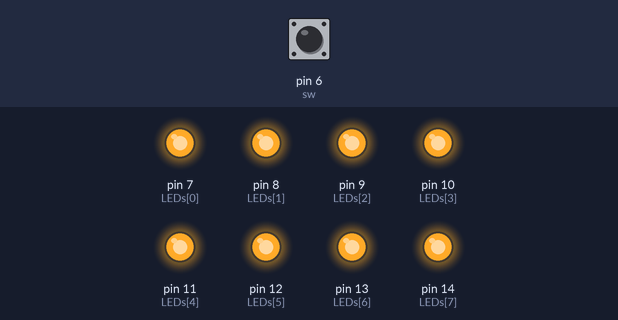
Simulated run of this sketch. Board: Arduino Uno, built with avr-gcc and run on an emulated ATmega328P. Parts: output pins drawn as LEDs (lit = HIGH). Inputs (shaded band) come from the test bench; at power-on: pin 6 (sw) HIGH.

Above: at 0.07 s.
At 2.47 s:
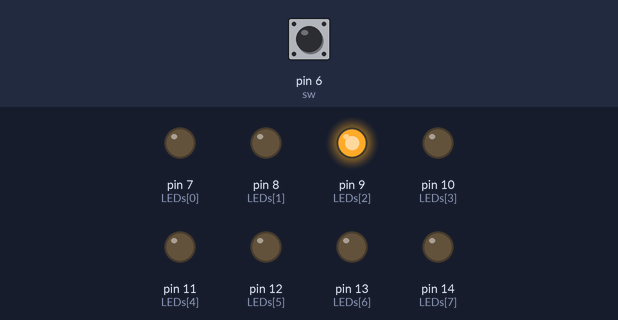
At 4.97 s:
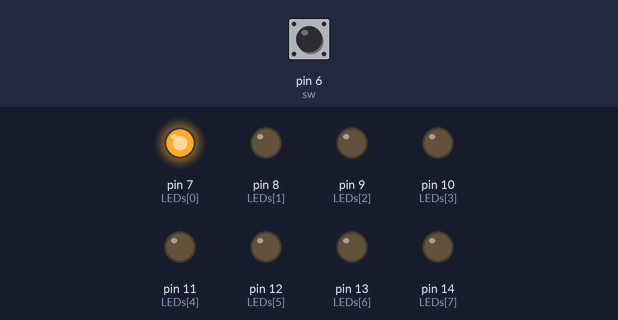
At 9.87 s:
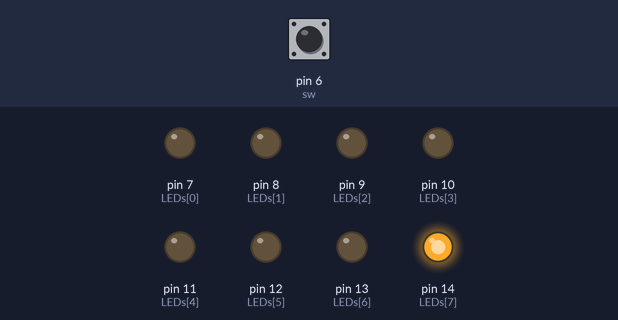
At 15.18 s:
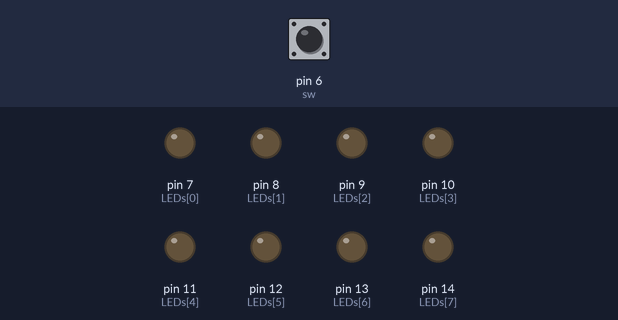
At 19.69 s:
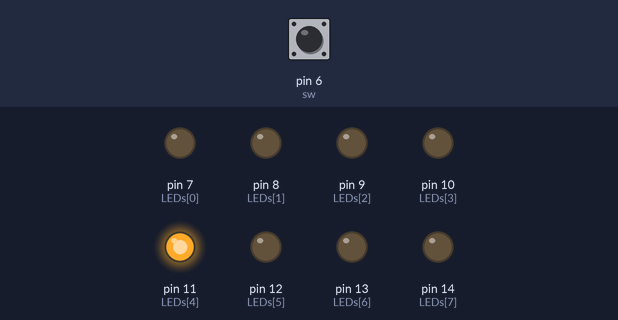
Timing chart, 0 to 20.0 s (numbered marks = the images above):
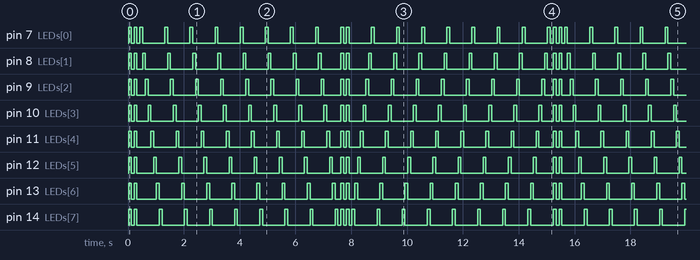

Measured:
- by itself, pin 10 (LEDs[3]), pin 11 (LEDs[4]): moves between LOW and HIGH, repeating every 7.6 s
- by itself, pin 7 (LEDs[0]), pin 8 (LEDs[1]), pin 9 (LEDs[2]), pin 12 (LEDs[5]), pin 13 (LEDs[6]), pin 14 (LEDs[7]): moves between LOW and HIGH, repeating every 15.2 s
- by itself, everything shown: repeats every 15.2 s, in 152 steps

The sketch:

05051115_lab02_2.ino
```cpp
/*Lab02
開關 OFF -> LED 向左及向右執行花色展示
開關 ON -> 執行自定花色展示*/

const int LEDs[]={7,8,9,10,11,12,13,14};
const byte sw =6;
int i,j=0;
int delaytime=100;
boolean buttonstate;

void setup(){
  for (i=0;i<8;i++) {
  pinMode(LEDs[i], OUTPUT);
  digitalWrite(LEDs[i], LOW);
  }
  pinMode(sw,INPUT);


}

void loop() {
  buttonstate=digitalRead(sw);

if(digitalRead(sw)==LOW){            //OFF
  delay(20);

    for(i=0;i<8;i++){             //左移
      digitalWrite(LEDs[i],HIGH);
      delay(delaytime);
      digitalWrite(LEDs[i],LOW);
    }

    for(i=0;i<8;i++){
    digitalWrite(LEDs[i],LOW);
    }
    delay(delaytime);


    for(i=7;i>=0;i--){             //右移
      digitalWrite(LEDs[i],HIGH);
      delay(delaytime);
      digitalWrite(LEDs[i],LOW);
    }

     for(i=0;i<8;i++){
      digitalWrite(LEDs[i],LOW);
    }
    delay(1000);

}


  else{                           //ON
  delay(20);

  for(i=0;i<8;i++){               //所有LED亮滅兩次
    digitalWrite(LEDs[i],HIGH);
  }
  delay(delaytime);
  for(i=0;i<8;i++){
    digitalWrite(LEDs[i],LOW);
  }
  delay(delaytime);

  for(i=0;i<8;i++){
    digitalWrite(LEDs[i],HIGH);
  }
  delay(delaytime);
  for(i=0;i<8;i++){
    digitalWrite(LEDs[i],LOW);
  }
  delay(delaytime);


  for(j=0;j<8;j++){              //左移八次
    for(i=0;i<8;i++){
      digitalWrite(LEDs[i],HIGH);
      delay(delaytime);
      digitalWrite(LEDs[i],LOW);
    }

    for(i=0;i<8;i++){
    digitalWrite(LEDs[i],LOW);
    }
    delay(delaytime);
  }

  for(i=0;i<8;i++){               //所有LED亮滅兩次
    digitalWrite(LEDs[i],HIGH);
  }
  delay(delaytime);
  for(i=0;i<8;i++){
    digitalWrite(LEDs[i],LOW);
  }
  delay(delaytime);

  for(i=0;i<8;i++){
    digitalWrite(LEDs[i],HIGH);
  }
  delay(delaytime);
  for(i=0;i<8;i++){
    digitalWrite(LEDs[i],LOW);
  }
  delay(delaytime);

  for(j=0;j<8;j++){             //右移八次
    for(i=7;i>=0;i--){
      digitalWrite(LEDs[i],HIGH);
      delay(delaytime);
      digitalWrite(LEDs[i],LOW);
    }

    for(i=0;i<8;i++){
      digitalWrite(LEDs[i],LOW);
    }
    delay(delaytime);
  }

  }


}
```
